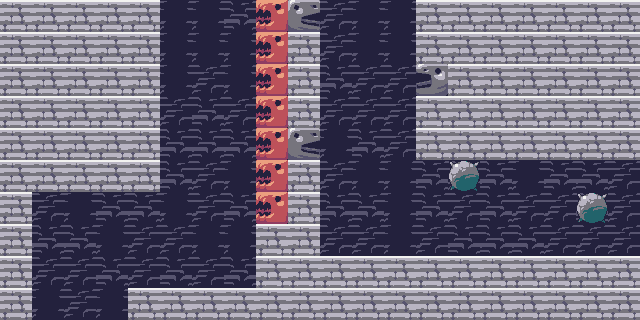

This is a level from a 2D game, rendered from its Tiled map with the project's own tilesets. A one-line summary and the complete map file follow:
An orthogonal 20x10 tile map with 32x32 px tiles, 2 tile layers (tiles, treasure).

<map version="1.0" tiledversion="2017.11.22" orientation="orthogonal" renderorder="right-down" width="20" height="10" tilewidth="32" tileheight="32" infinite="0" nextobjectid="1">
 <tileset firstgid="1" source="tiletest.tsx" />
 <layer name="tiles" width="20" height="10">
  <data encoding="csv">
55,55,55,55,55,134,134,173,19,18,133,134,134,55,55,55,55,55,55,55,
55,55,55,55,55,134,134,134,19,55,133,134,134,55,55,55,55,55,55,55,
55,55,55,55,55,134,133,134,19,55,173,133,133,17,55,55,55,55,55,55,
55,55,55,55,55,133,173,133,19,55,133,133,133,55,55,55,55,55,55,55,
55,55,55,55,55,173,173,173,19,18,134,173,133,55,55,55,55,55,55,55,
55,55,55,55,55,173,133,134,19,55,133,134,134,173,133,173,134,173,173,133,
55,133,134,173,173,134,133,173,19,55,173,173,134,173,133,173,133,133,173,133,
55,173,173,134,133,133,134,134,55,55,133,133,134,133,173,173,173,133,133,133,
55,133,133,173,133,173,133,173,55,55,55,55,55,55,55,55,55,55,55,55,
55,134,133,134,55,55,55,55,55,55,55,55,55,55,55,55,55,55,55,55
</data>
 </layer>
 <layer name="treasure" width="20" height="10">
  <data encoding="csv">
0,0,0,0,0,0,0,0,0,0,0,0,0,0,0,0,0,0,0,0,
0,0,0,0,0,0,0,0,0,0,0,0,0,0,0,0,0,0,0,0,
0,0,0,0,0,0,0,0,0,0,0,0,0,0,0,0,0,0,0,0,
0,0,0,0,0,0,0,0,0,0,0,0,0,0,0,0,0,0,0,0,
0,0,0,0,0,0,0,0,0,0,0,0,0,0,0,0,0,0,0,0,
0,0,0,0,0,0,0,0,0,0,0,0,0,0,84,0,0,0,0,0,
0,0,0,0,0,0,0,0,0,0,0,0,0,0,0,0,0,0,84,0,
0,0,0,0,0,0,0,0,0,0,0,0,0,0,0,0,0,0,0,0,
0,0,0,0,0,0,0,0,0,0,0,0,0,0,0,0,0,0,0,0,
0,0,0,0,0,0,0,0,0,0,0,0,0,0,0,0,0,0,0,0
</data>
 </layer>
</map>
